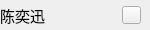
                   <widget class="QWidget" name="widgetSingerS1" native="true">
                    <property name="minimumSize">
                     <size>
                      <width>0</width>
                      <height>30</height>
                     </size>
                    </property>
                    <property name="maximumSize">
                     <size>
                      <width>16777215</width>
                      <height>30</height>
                     </size>
                    </property>
                    <widget class="QWidget" name="layoutWidget_12">
                     <property name="geometry">
                      <rect>
                       <x>0</x>
                       <y>0</y>
                       <width>141</width>
                       <height>31</height>
                      </rect>
                     </property>
                     <layout class="QHBoxLayout" name="horizontalLayout_15">
                      <item>
                       <widget class="QLabel" name="labSinger1">
                        <property name="font">
                         <font>
                          <family>Microsoft YaHei UI</family>
                          <pointsize>11</pointsize>
                         </font>
                        </property>
                        <property name="text">
                         <string>陈奕迅</string>
                        </property>
                       </widget>
                      </item>
                      <item>
                       <spacer name="horizontalSpacer_9">
                        <property name="orientation">
                         <enum>Qt::Horizontal</enum>
                        </property>
                        <property name="sizeHint" stdset="0">
                         <size>
                          <width>68</width>
                          <height>20</height>
                         </size>
                        </property>
                       </spacer>
                      </item>
                      <item>
                       <widget class="QPushButton" name="ptnSinger1">
                        <property name="maximumSize">
                         <size>
                          <width>19</width>
                          <height>18</height>
                         </size>
                        </property>
                        <property name="text">
                         <string/>
                        </property>
                       </widget>
                      </item>
                     </layout>
                    </widget>
                   </widget>
